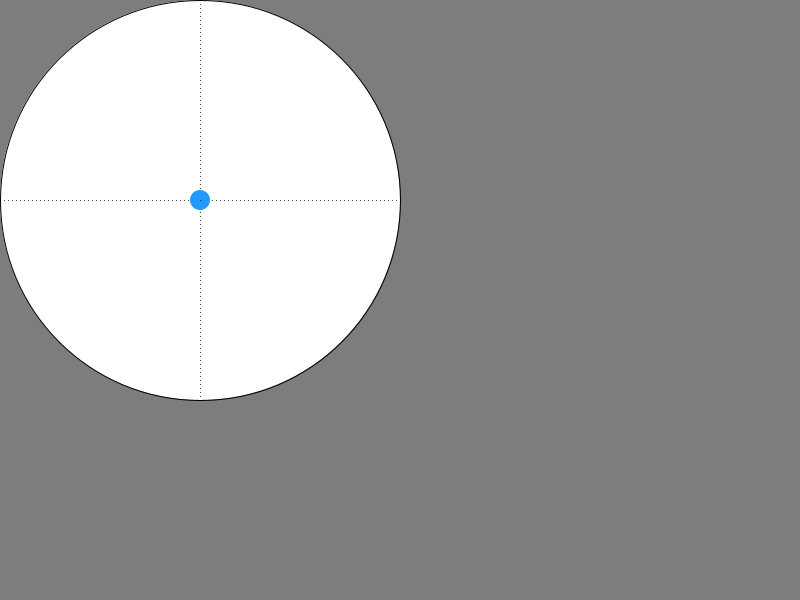
Frame 1 (no input)
Frame 60 (the mouse pressed at the canvas centre just before this capture): identical to frame 1, image omitted
Frame 120 (the mouse held since frame 60 and released just before this capture): identical to frame 1, image omitted

The Processing sketch that drew this single still picture (run headless with seeded random() and noise(); from frame 60 on, the mouse is pressed at the canvas centre):

// Processing sketch: InterFace
// ── InterFace.pde
// ellipse is x y Coordinate
float x = 200;
float y = 200;

int flag = 0;
void setup(){
    size (800, 600);
    background(125);
    frameRate (30);
}

void draw(){
    background(125);
    fill (255);
    ellipse (200, 200, 400, 400);
    for (int i = 0; i < 400; i += 4){
        point (i, 200);
        point (200, i);
    }
    pushStyle ();
    fill (33, 153, 255);
    noStroke();
    ellipse (x, y, 20, 20);
    noFill ();
    popStyle ();
    line (200, 200, x, y);
    if (flag == 1 && abs(x - 200) > abs(y - 200)) {
        float k = (y - 200.0) / (x - 200.0);
        float b = 200 - 200 * k;
        if (x > 200) {
            x -= 1;
        } else {
            x += 1;
        }
        y = k * x + b;
    } else if (flag == 1 && abs(x - 200) < abs(y - 200)) {
        float k = (y - 200.0) / (x - 200.0);
        float b = 200 - 200 * k;
        if (y > 200) {
            y -= 1;
        } else {
            y += 1;
        }
        x = (y - b) / k;
    }
    if (int (x) == 200.0 && int (y) == 200.0) {
        x = 200;
        y = 200;
    }
    println("x: " + x + "y: " + y);
}

void mouseDragged(){
    float l = sqrt((mouseX - 200) * (mouseX - 200) + (mouseY - 200) * (mouseY - 200));
    if (l < 200) {
        x = mouseX;
        y = mouseY;
    }
    flag = 0;
}

void mouseReleased(){
    flag = 1;
}
